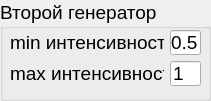
  <widget class="QGroupBox" name="groupBox_5">
   <property name="geometry">
    <rect>
     <x>10</x>
     <y>130</y>
     <width>211</width>
     <height>101</height>
    </rect>
   </property>
   <property name="font">
    <font>
     <family>Helvetica</family>
     <pointsize>14</pointsize>
    </font>
   </property>
   <property name="title">
    <string>Второй генератор</string>
   </property>
   <widget class="QWidget" name="gridLayoutWidget_6">
    <property name="geometry">
     <rect>
      <x>10</x>
      <y>30</y>
      <width>191</width>
      <height>56</height>
     </rect>
    </property>
    <property name="font">
     <font>
      <family>Helvetica</family>
     </font>
    </property>
    <layout class="QGridLayout" name="gridLayout_5">
     <item row="0" column="1">
      <widget class="QLineEdit" name="line_edit_min_gen_int_2">
       <property name="font">
        <font>
         <family>Helvetica</family>
         <pointsize>14</pointsize>
        </font>
       </property>
       <property name="text">
        <string>0.5</string>
       </property>
      </widget>
     </item>
     <item row="0" column="0">
      <widget class="QLabel" name="label_a_6">
       <property name="font">
        <font>
         <family>Helvetica</family>
         <pointsize>14</pointsize>
        </font>
       </property>
       <property name="text">
        <string notr="true">min интенсивность</string>
       </property>
      </widget>
     </item>
     <item row="1" column="1">
      <widget class="QLineEdit" name="line_edit_max_gen_int_2">
       <property name="font">
        <font>
         <family>Helvetica</family>
         <pointsize>14</pointsize>
        </font>
       </property>
       <property name="text">
        <string>1</string>
       </property>
      </widget>
     </item>
     <item row="1" column="0">
      <widget class="QLabel" name="label_b_5">
       <property name="font">
        <font>
         <family>Helvetica</family>
         <pointsize>14</pointsize>
        </font>
       </property>
       <property name="text">
        <string notr="true">max интенсивность</string>
       </property>
      </widget>
     </item>
    </layout>
   </widget>
  </widget>
